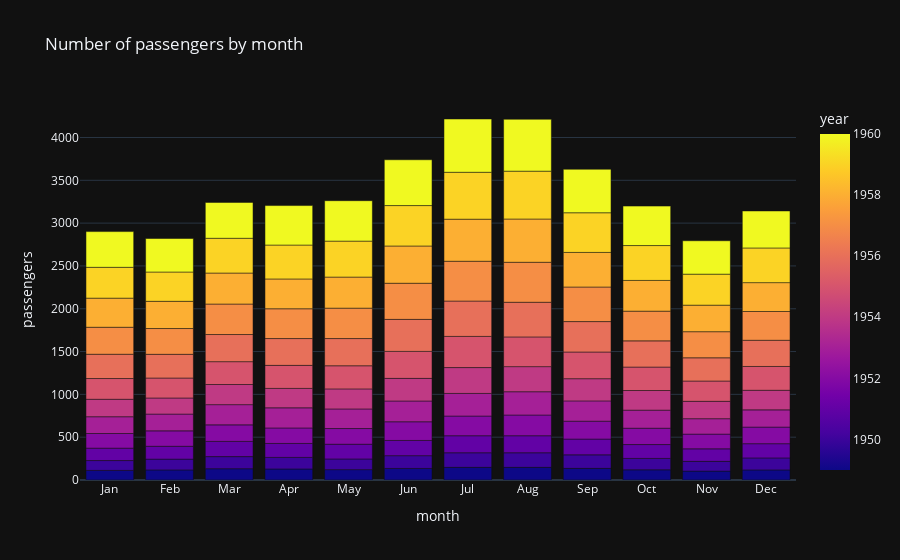

The notebook cell this image was saved under:
### Markdown cell above
Create bar chart with information about numbers of passengers by month.

### Code cell
fig_b2 = px.bar(data_frame= data,
       x = 'month',
       y = 'passengers',
       title = 'Number of passengers by month',
       template = 'plotly_dark',
       hover_name = 'year',
       color = 'year')
fig_b2.show()

### Figure 1 — Plotly figure (JSON) as saved in the notebook; plotly's stock layout.template omitted (floating-point values rounded to 4 significant figures; data arrays with more than 128 entries replaced by an {"elided": "..."} marker saying what was removed)
{"data": [{"alignmentgroup": "True", "hovertemplate": "<b>%{hovertext}</b><br><br>month=%{x}<br>passengers=%{y}<br>year=%{marker.color}<extra></extra>", "hovertext": {"elided": "144 int values"}, "legendgroup": "", "marker": {"color": {"elided": "144 int values"}, "coloraxis": "coloraxis"}, "name": "", "offsetgroup": "", "orientation": "v", "showlegend": false, "textposition": "auto", "type": "bar", "x": {"elided": "144 str values"}, "xaxis": "x", "y": {"elided": "144 int values"}, "yaxis": "y"}], "layout": {"barmode": "relative", "coloraxis": {"colorbar": {"title": {"text": "year"}}, "colorscale": [[0, "#0d0887"], [0.1111, "#46039f"], [0.2222, "#7201a8"], [0.3333, "#9c179e"], [0.4444, "#bd3786"], [0.5556, "#d8576b"], [0.6667, "#ed7953"], [0.7778, "#fb9f3a"], [0.8889, "#fdca26"], [1, "#f0f921"]]}, "legend": {"tracegroupgap": 0}, "title": {"text": "Number of passengers by month"}, "xaxis": {"anchor": "y", "domain": [0, 1], "title": {"text": "month"}}, "yaxis": {"anchor": "x", "domain": [0, 1], "title": {"text": "passengers"}}}}
